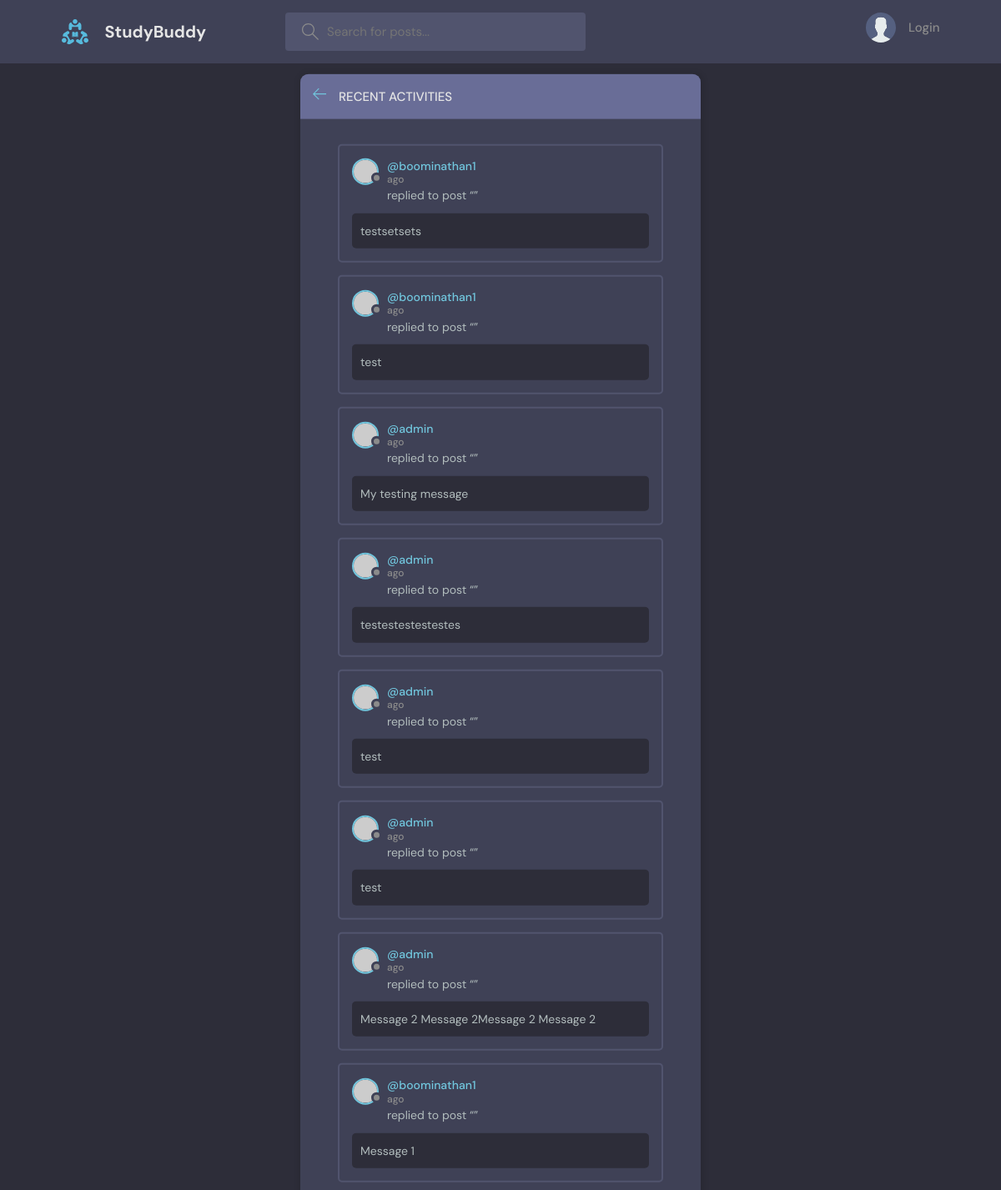
The page /activity/ on the database as committed earlier.
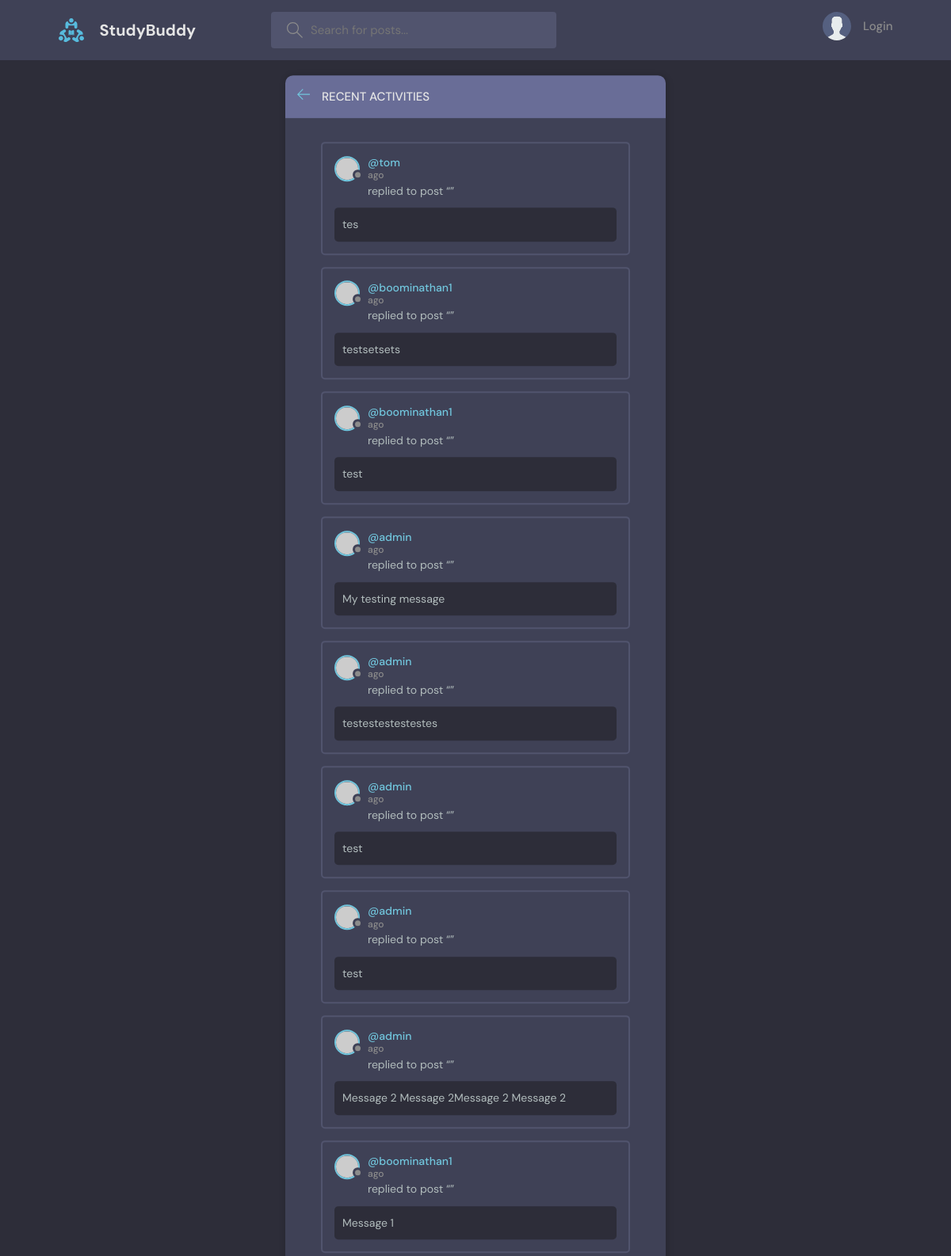
The same page on the database as committed later.
### base/models.py (models this page shows)
class Message (models.Model):
    user = models.ForeignKey(User, on_delete=models.CASCADE)
    room = models.ForeignKey(Room, on_delete=models.CASCADE)
    body = models.TextField(null=True)
    updated = models.DateField(auto_now=True)
    created = models.DateField(auto_now_add=True)
    def __str__(self):
        return self.body[0:50]

### base/views.py (the view)
# urls.py: path('activity/',views.activityPage,name="activity"),
def activityPage(request):
    room_messages = Message.objects.all().order_by('-created')
    return render(request,'base/activity.html',{'room_messages':room_messages})

### base/templates/base/activity.html (shortened to what this page needs)
{% include "main.html" %}
{% block content %}
<main class="layout">
      <div class="container">
        <div class="layout__box">
          <div class="layout__boxHeader">
            <div class="layout__boxTitle">
              <a href="{% url "home" %}">
                <svg version="1.1" xmlns="http://www.w3.org/2000/svg" width="32" height="32" viewBox="0 0 32 32">
                  <title>arrow-left</title>
                  <path
                    d="M13.723 2.286l-13.723 13.714 13.719 13.714 1.616-1.611-10.96-10.96h27.625v-2.286h-27.625l10.965-10.965-1.616-1.607z"
                  ></path>
                </svg>
              </a>
              <h3>Recent Activities</h3>
            </div>
          </div>
          <div class="activities-page layout__body">
            {% for message in room_messages %}
            <div class="activities__box">
              <div class="activities__boxHeader roomListRoom__header">
                <a href="{% url "user-profile" message.user.username %}" class="roomListRoom__author">
                  <div class="avatar avatar--small">
                    <img src="https://randomuser.me/api/portraits/women/11.jpg" />
                  </div>
                  <p>
                    @{{message.user.username}}
                    <span>{{messsage.created|timesince}} ago</span>
                  </p>
                </a>
              </div>
              <div class="activities__boxContent">
                <p>replied to post “<a href="{% url "room" message.room.id %}">{{message.room.title}}</a>”</p>
                <div class="activities__boxRoomContent">
                  {{message}}
                </div>
              </div>
            </div>
            {% endfor %}
          </div>
        </div>
      </div>
    </main>
{% endblock content %}

Rows that differ between the two databases and show on the page:
added Message: user.username "tom", body "tes"
